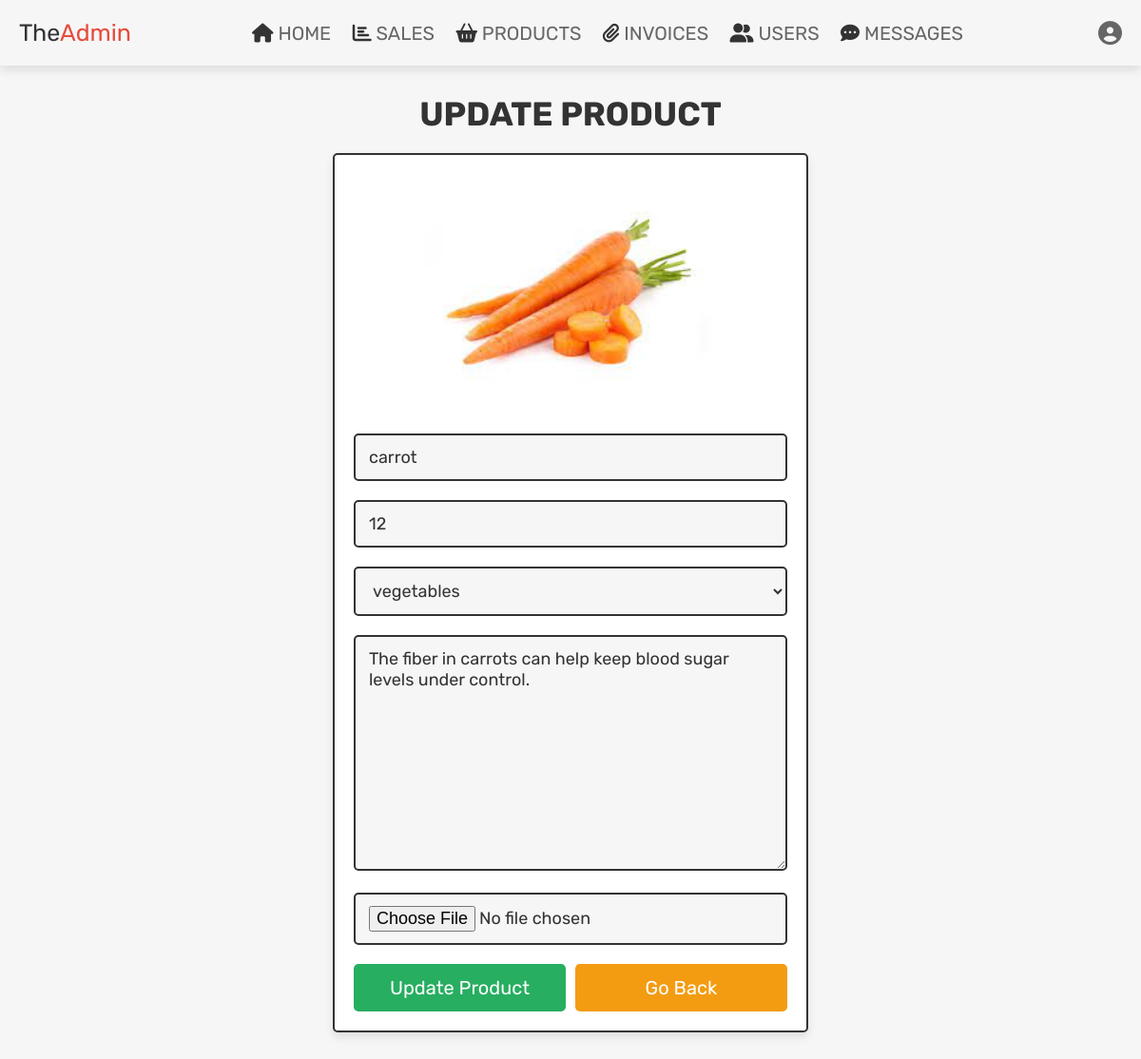
The app's page /admin_update_product.php?update=24 (signed in) with its own data.
### tables this page shows
CREATE TABLE `products` (
  `id` int(100) NOT NULL,
  `name` varchar(100) NOT NULL,
  `category` varchar(20) NOT NULL,
  `details` varchar(500) NOT NULL,
  `price` int(100) NOT NULL,
  `image` varchar(100) NOT NULL,
  `sold` int(100) NOT NULL
);

### admin_update_product.php (the view, shortened to what this page needs)
<?php
@include 'config.php';
?>
<!DOCTYPE html>
<html lang="en">
<head>
   <link rel="stylesheet" href="https://cdnjs.cloudflare.com/ajax/libs/font-awesome/6.1.1/css/all.min.css">
   <link rel="stylesheet" href="css/admin_style.css">
</head>
<body>
<?php include 'admin_header.php'; ?>
<section class="update-product">
   <h1 class="title">update product</h1>
   <?php
      $update_id = $_GET['update'];
      $select_products = $conn->prepare("SELECT * FROM `products` WHERE id = ?");
      $select_products->execute([$update_id]);
      if($select_products->rowCount() > 0){
         while($fetch_products = $select_products->fetch(PDO::FETCH_ASSOC)){
   ?>
   <form action="" method="post" enctype="multipart/form-data">
      <img src="uploaded_img/<?= $fetch_products['image']; ?>" alt="">
      <input type="text" name="name" placeholder="enter product name" required class="box" value="<?= $fetch_products['name']; ?>">
      <input type="number" name="price" min="0" placeholder="enter product price" required class="box" value="<?= $fetch_products['price']; ?>">
      <select name="category" class="box" required>
         <option selected><?= $fetch_products['category']; ?></option>
      </select>
      <textarea name="details" required placeholder="enter product details" class="box" cols="30" rows="10"><?= $fetch_products['details']; ?></textarea>
      <input type="file" name="image" class="box" accept="image/jpg, image/jpeg, image/png">
      <div class="flex-btn">
         <input type="submit" class="btn" value="update product" name="update_product">
         <a href="admin_products.php" class="option-btn">go back</a>
      </div>
   </form>
   <?php
         }
      }else{
         echo '<p class="empty">no products found!</p>';
      }
   ?>
</section>
</body>
</html>

### css/admin_style.css (style rules this page uses)
.update-product form { max-width: 50rem; padding:2rem; margin:0 auto; text-align: center; border:var(--border); box-shadow: var(--box-shadow); background-color: var(--white); border-radius: .5rem; }
.update-product form img { height: 25rem; object-fit: cover; margin-bottom: 1rem; }
.update-product form .box { width: 100%; border:var(--border); background-color: var(--white); border-radius: .5rem; background-color: var(--light-bg); padding:1.2rem 1.4rem; font-size: 1.8rem; color:var(--black); margin:1rem 0; }

### css/components.css (style rules this page uses)
:root { --green:#27ae60; --orange:#f39c12; --red:#e74c3c; --black:#333; --light-color:#666; --white:#fff; --light-bg:#f6f6f6; --border:.2rem solid var(--black); --box-shadow:0 .5rem 1rem rgba(0,0,0,.1); }
* { font-family: 'Rubik', sans-serif; margin:0; padding:0; box-sizing: border-box; outline: none; border:none; text-decoration: none; color:var(--black); }
body { background-color: var(--light-bg); }
html { font-size: 62.5%; overflow-x: hidden; scroll-behavior: smooth; scroll-padding-top: 6.5rem; }
section { padding:3rem 2rem; max-width: 1200px; margin:0 auto; }
.btn, .delete-btn, .option-btn { display: block; width: 100%; margin-top: 1rem; border-radius: .5rem; color:var(--white); font-size: 2rem; padding:1.3rem 3rem; text-transform: capitalize; cursor: pointer; text-align: center; }
.btn { background-color: var(--green); }
.option-btn { background-color: var(--orange); }
.flex-btn { display: flex; flex-wrap: wrap; gap:1rem; }
.flex-btn > * { flex:1; }
.title { text-align: center; margin-bottom: 2rem; text-transform: uppercase; color:var(--black); font-size: 3.5rem; }

### records on screen
products: image (picture), name "carrot", price "12", category "vegetables", details "The fiber in carrots can help keep blood sugar levels under control."
